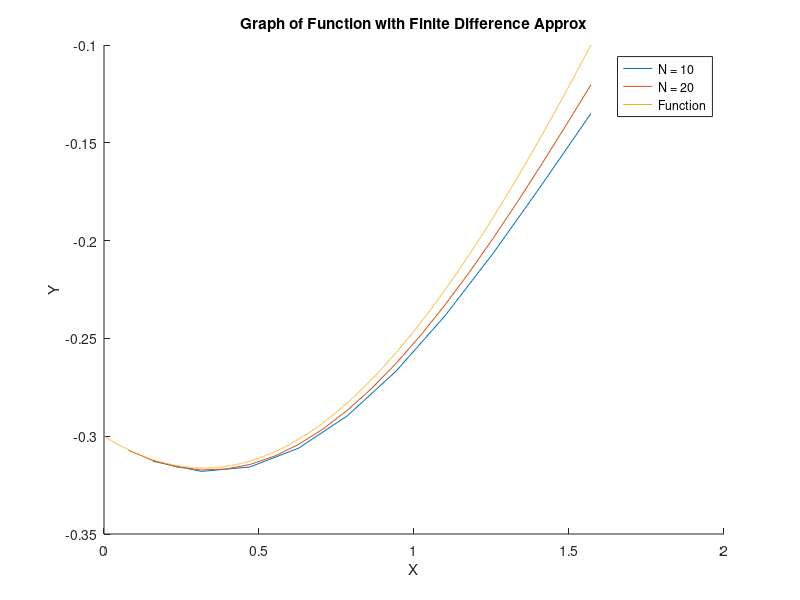
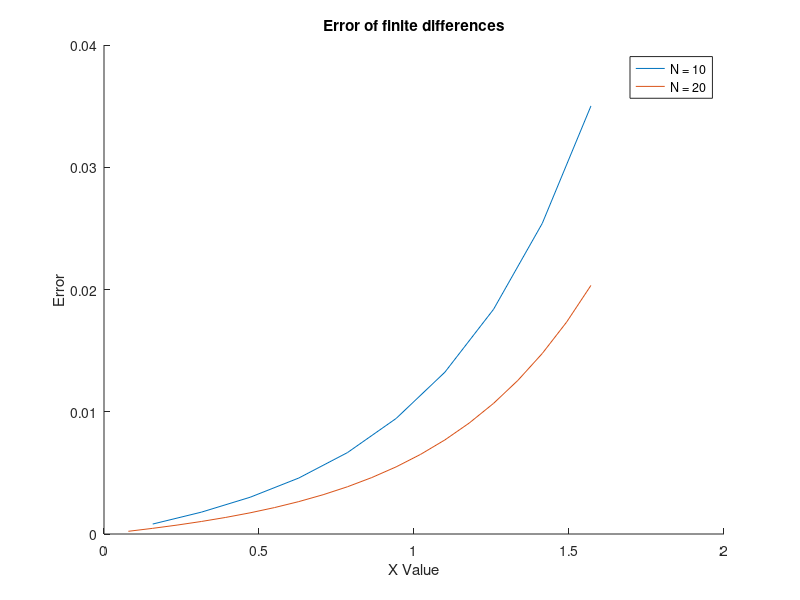

MATLAB code for these plots, in order:
% Finite Difference Method

% Set inital values
N = [10, 20];
start = 0;
endP = pi / 2;
alpha = -0.3;
beta = -0.1;
H = (endP - start)./N;
firstErr = zeros(N(1),1);
secErr = zeros(N(2),1);
x1 = zeros(N(1),1);
x2 = zeros(N(2),1);

figure
hold on

% Calculate each
for j = 1:2
   n = N(j);
   h = H(j);
   x = zeros(n,1);
   a = zeros(n,1);
   b = zeros(n,1);
   c = zeros(n,1);
   d = zeros(n,1);
   
   A = zeros(n,n);
   
   for i = 1:n
       x(i) = start + i * h;
       a(i) = 1 + h / 2;
       c(i) = 1 - h / 2;
       d(i) = -1 * 2 * (1 + h^2);
       A(i,i) = d(i);
       if i == 1
           b(i) = h^2 * cos(x(i)) - a(i) * alpha;
           A(i, i+1) = c(i);
       elseif i == n
           b(i) = h^2 * cos(x(i)) - c(i) * beta;
           A(i, i-1) = a(i);
       else
           b(i) = h^2 * cos(x(i));
           A(i, i+1) = c(i);
           A(i, i-1) = a(i);
       end
   end
   yVals = A\b;
   yAct = -1 .* (sin(x) + 3 .* cos(x))./10;
   
   if j == 1
       firstErr = abs(yVals - yAct);
       x1 = x;
   else
       secErr = abs(yVals - yAct);
       x2 = x;
   end
   
   plot(x,yVals)
end

xF = [0:0.0001:pi/2];
y = -1 .* (sin(xF) + 3 .* cos(xF))./10;
plot(xF,y)
legend("N = 10","N = 20","Function")
xlabel("X")
ylabel("Y")
title("Graph of Function with Finite Difference Approx")

figure
hold on
plot(x1, firstErr)
plot(x2, secErr)
xlabel("X Value")
ylabel("Error")
legend("N = 10","N = 20")
title("Error of finite differences")

